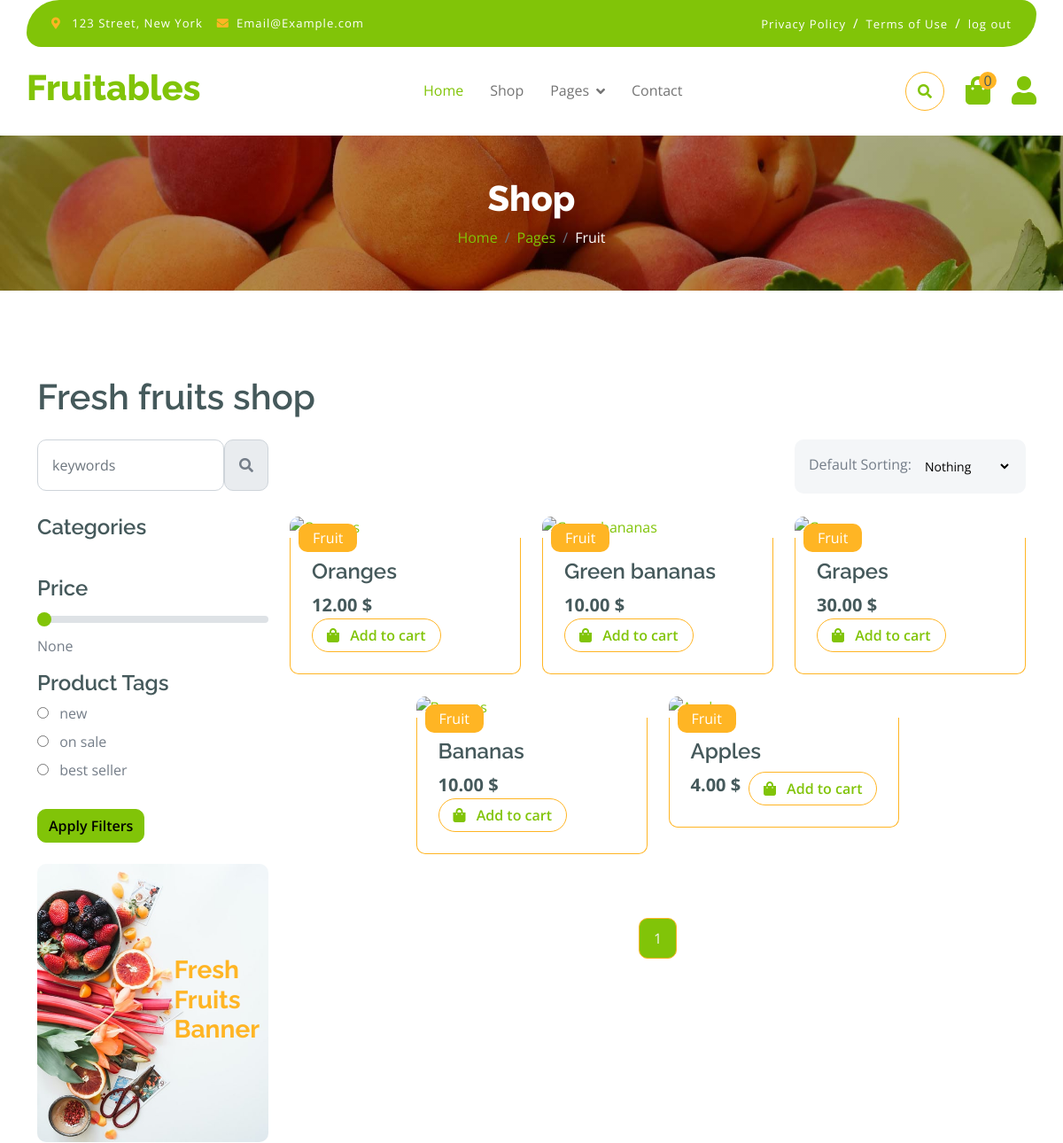
Before: /store/category/fruit/ (upper part) with the older database file.
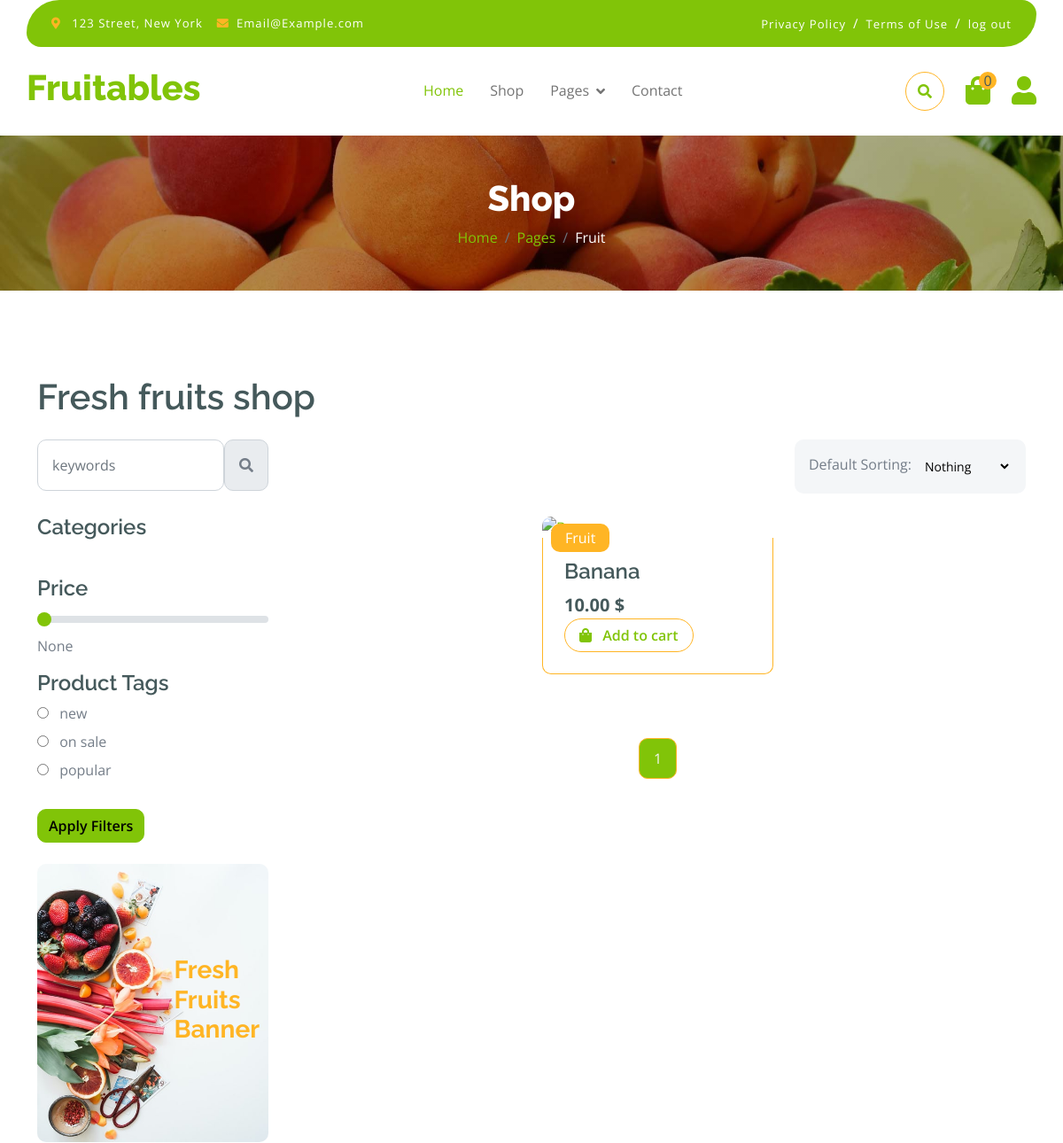
After: the same page with the newer database file.
### store/models.py (models this page shows, shortened)
class ProductTags(models.Model):
    name = models.CharField(max_length=100)
    class Meta:
        verbose_name = 'Product Tag'
        verbose_name_plural = 'Product Tags'

class Category(MPTTModel):
    title = models.CharField(max_length=100)
    category_id = models.AutoField(primary_key=True)
    parent = TreeForeignKey('self', on_delete=models.CASCADE, null=True, blank=True, related_name='children')
    slug = models.SlugField(unique=True)
    class MPTTMeta:
        order_insertion_by = ['title']
    class Meta:
        verbose_name = 'Category'
        verbose_name_plural = 'Categories'

class Product(models.Model):
    name = models.CharField(max_length=100)
    created_at = models.DateTimeField(auto_now_add=True)
    description = models.TextField()
    price = models.DecimalField(max_digits=5, decimal_places=2)
    categories = models.ManyToManyField(Category)
    product_id = models.AutoField(primary_key=True)
    product_image = VersatileImageField('Image', upload_to="store/product_images/")
    quantity = models.IntegerField()
    is_available = models.BooleanField(default=True)
    tag = models.ManyToManyField(ProductTags)
    slug = models.SlugField(unique=True,  default=uuid.uuid1)

### store/category_view.py (the view)
# urls.py: path('category/', cache_page(60 * 10)(CategoryView.as_view()), name="category"),
class CategoryView(PaginatedListView, ProductQuerySetMixin, CategoryQuerySetMixin, FilterMixin):
    template_name = 'shop.html'
    context_object_name = 'products'
    paginate_by = 9
    category = None
    def get_queryset(self) -> QuerySet:
        queryset = self.get_base_queryset()
        category_slug = self.kwargs.get('slug')
        if category_slug:
            self.category = get_object_or_404(
                self.get_category_queryset(),
                slug=category_slug
            )
            queryset = queryset.filter(categories=self.category)
        else:
            self.category = None
        filter_params = FilterParams.from_request(self.request)
        if filter_params.query:
            queryset = self.apply_search(queryset, filter_params.query)
        queryset = self.apply_price_filter(queryset, filter_params.price)
        queryset = self.apply_tag_filter(queryset, filter_params.tag_id)
        queryset = self.apply_sorting(queryset, filter_params.sort_by)
        return queryset.distinct()
    def get_context_data(self, **kwargs) -> Dict[str, Any]:
        context = super().get_context_data(**kwargs)
        filter_params = FilterParams.from_request(self.request)
        context['category'] = self.category
        context['subcategories'] = (
            self.category.get_children() if self.category
            else self.get_category_queryset().filter(parent__isnull=True)
        )
        context.update({
            'selected_sort': filter_params.sort_by,
            'selected_price': int(
                filter_params.price) if filter_params.price and filter_params.price.isdigit() else None,
            'selected_tag_id': int(
                filter_params.tag_id) if filter_params.tag_id and filter_params.tag_id.isdigit() else None,
            'query': filter_params.query,
            'tags': ProductTags.objects.all(),
        })
        return context

### order/context_processors.py (called while the page is built)
def cart_count(request):
    if request.user.is_authenticated:
        cart = Cart.objects.filter(user=request.user).first()
        return {'cart_count': cart.count if cart else 0}
    return {'cart_count': 0}

### store/category_view.py (called while the page is built)
    @classmethod
    def from_request(cls, request) -> 'FilterParams':
        return cls(
            query=request.GET.get('q'),
            sort_by=request.GET.get('sort'),
            price=request.GET.get('price'),
            tag_id=request.GET.get('tag')
        )

    def get_base_queryset(self) -> QuerySet:
        return Product.objects.select_related(
        ).prefetch_related(
            'categories',
            'tag',
        ).filter(
            is_available=True
        )

    def get_category_queryset(self) -> QuerySet:
        return Category.objects.select_related(
            'parent'
        ).prefetch_related(
            'children'
        )

    def apply_price_filter(self, queryset: QuerySet, price: Optional[int]) -> QuerySet:
        if price and price.isdigit():
            return queryset.filter(price__lte=int(price))
        return queryset

### store/context_processors.py (called while the page is built)
def product_tags(request):
    tags = ProductTags.objects.all()
    return {'product_tags': tags}

### store/templates/shop.html (shortened to what the changed rows need)
{% extends 'base.html' %}
{% load static %}
{% block header_title %}
Shop
{% endblock %}
{% block breadcrumb %}{% if category %}
        {{ category.title }}
    {% else %}
        Shop
    {% endif %}{% endblock %}
{% block content %}
        <div class="container-fluid fruite py-5">
            <div class="container py-5">
                <h1 class="mb-4">Fresh fruits shop</h1>
                <div class="row g-4">
                    <div class="col-lg-12">
                        <div class="row g-4">
                            <div class="col-lg-3">
                                <div class="row g-4">
                                     <form method="GET" action="">
                                    <div class="col-lg-12">
                                        <div class="mb-3">
                                             {% for tag in product_tags %}
                                             <div class="mb-2">
                                                <input
                                                    type="radio"
                                                    class="me-2"
                                                    id="Categories-{{ tag.id }}"
                                                    name="tag"
                                                    value="{{ tag.id }}"
                                                >
                                                <label for="Categories-{{ tag.id }}"> {{ tag.name }}</label>
                                            </div>
                                        {% empty %}
                                            <p>No tags available</p>
                                        {% endfor %}
                                        </div>
                                    </div>
                                     </form>
                                </div>
                            </div>
                            <div class="col-lg-9">
                                <div class="row g-4 justify-content-center">
                                    {% for product in products %}
                                    <div class="col-md-6 col-lg-6 col-xl-4">
                                        <div class="rounded position-relative fruite-item">
                                            <a href="{% url 'store:product' product.slug %}">
                                                <div class="fruite-img">
                                                </div>
                                            </a>
                                             <div class="text-white bg-secondary px-3 py-1 rounded position-absolute" style="top: 10px; left: 10px;">
                                                {% for category in product.categories.all %}
                                                    {% with parent_category=category.get_parents|last %}
                                                        {% if parent_category %}
                                                            {{ parent_category.title }}
                                                        {% else %}
                                                            {{ category.title }}
                                                        {% endif %}
                                                    {% endwith %}
                                                {% endfor %}
                                            </div>
                                            <div class="p-4 border border-secondary border-top-0 rounded-bottom">
                                                <h4>{{ product.name }}</h4>
                                                <div class="d-flex justify-content-between flex-lg-wrap">
                                                    <p class="text-dark fs-5 fw-bold mb-0">{{ product.price }} $</p>
                                                    {% if product.quantity > 0 %}
                                                    <form method="post" action="{% url 'order_app:add-to-cart' product.product_id %}">
                                                        <button  class="btn border border-secondary rounded-pill px-3 text-primary">
                                                            <i class="fa fa-shopping-bag me-2 text-primary"></i> Add to cart </button>
                                                    </form>
                                                    {% else %}
                                                        <button class="btn border border-secondary rounded-pill px-3 text-secondary" disabled>
                                                            <i class="fa fa-shopping-bag me-2"></i> Out of stock
                                                        </button>
                                                    {% endif %}
                                                </div>
                                            </div>
                                        </div>
                                    </div>
                                    {% empty %}
                                    <p>No products found.</p>
                                    {% endfor %}
                                    <div class="col-12">
    <div class="pagination d-flex justify-content-center mt-5">
    {% for page_num in page_range %}
        {% if page_num == page_obj.number %}
            <a href="?page={{ page_num }}{{ query_params }}" class="active rounded">{{ page_num }}</a>
        {% endif %}
    {% endfor %}
</div>
</div>
                                </div>
                            </div>
                        </div>
                    </div>
                </div>
            </div>
        </div>
{% endblock %}

Changed rows visible on the page:
removed Product: name "Oranges", price "12.00", quantity 23 (drawn), Category (title "Fruit")
removed Product: name "Green bananas", price "10.00", quantity 150 (drawn), Category (title "Fruit")
removed Product: name "Grapes", price "30.00", quantity 20 (drawn), Category (title "Fruit")
removed Product: name "Bananas", price "10.00", quantity 4 (drawn), Category (title "Fruit")
removed Product: name "Apples", price "4.00", quantity 3 (drawn), Category (title "Fruit")
changed ProductTags: tag "☐ best seller" → "☐ popular"; name "best seller" → "popular"
added Product: name "Banana", price "10.00", quantity 10 (drawn), Category (title "Fruit")
